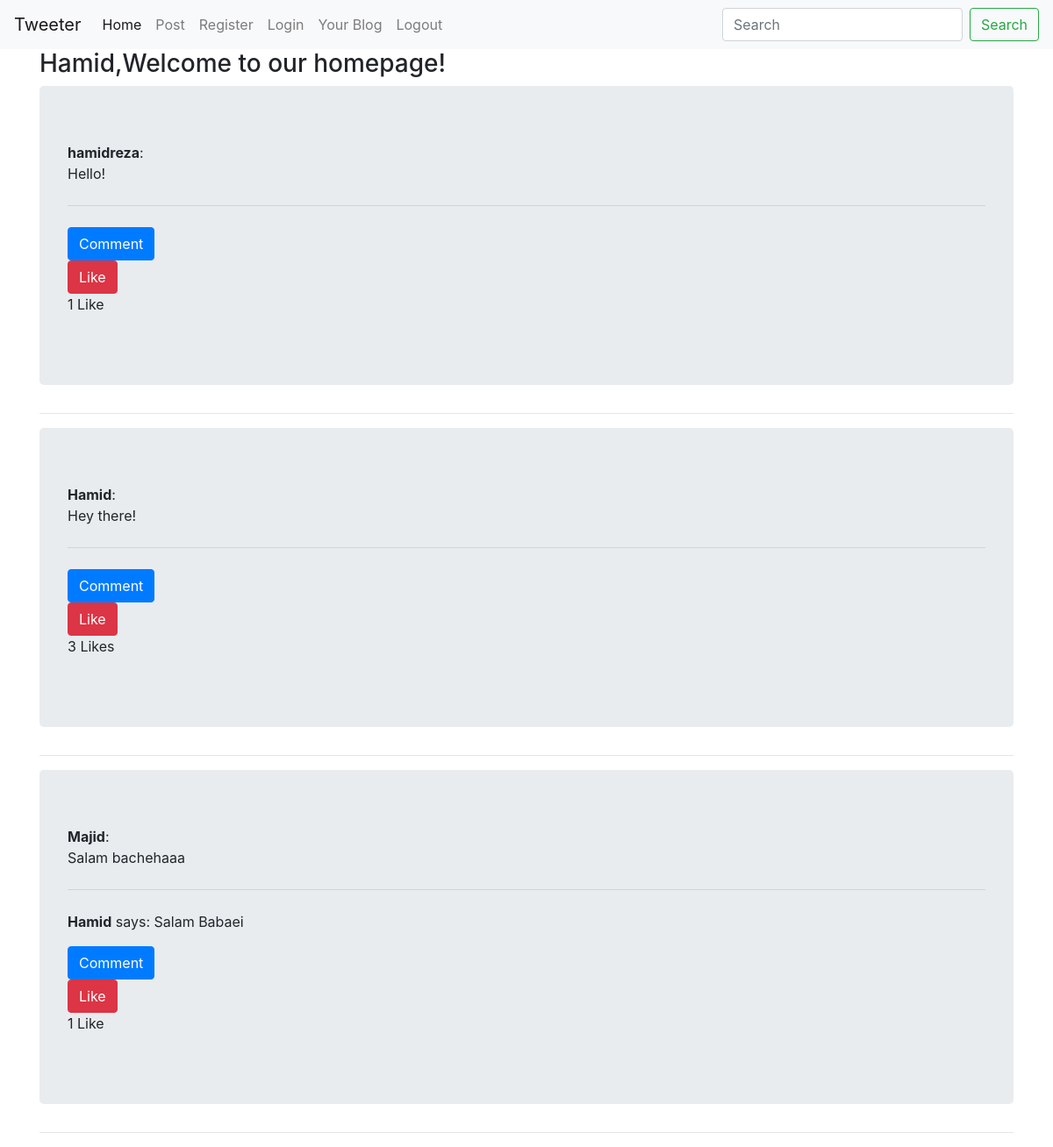
The app's page / (signed in) with its own data.
### tweets/models.py (models this page shows, shortened)
class Post(models.Model):
    content = models.TextField()
    pub_date = models.DateTimeField(auto_now_add=True, null=True, blank=True)
    user = models.ForeignKey(User, on_delete=models.CASCADE)
    is_liked = False

class Comment(models.Model):
    content = models.TextField()
    post = models.ForeignKey(Post, on_delete=models.CASCADE)
    user = models.ForeignKey(User, on_delete=models.CASCADE)
    pub_date = models.DateTimeField(auto_now_add=True, null=True, blank=True)
    def __str__(self):
        return self.user.username

### tweets/views.py (the view, shortened to what this page needs)
# urls.py: path('', views.index, name='index'),
def index(request):
    recent_tweets = Post.objects.all().order_by('-pub_date')[:6]
    return render(request, 'tweets/index.html', {'recent_tweets': recent_tweets})

### tweets/templates/tweets/index.html (shortened to what this page needs)
{% extends 'base.html' %}
{% block content %}
{% if request.user.is_authenticated %}
<div class="container">
    <h3>{{user.username}},Welcome to our homepage!</h3>
    {% for tweet in recent_tweets %}
    <div class="jumbotron">
        <b>{{tweet.user.username}}</b>:
        <p>{{tweet.content}}</p>
        <hr class="my-4">
        {% if tweet.comment_set %}
        {% for c in tweet.comment_set.all %}
        <p><b>{{c}}</b> says: {{c.content}}</p>
        {% endfor %}
        {% endif %}
        <a class="btn btn-primary " href="{% url 'tweets:comment' tweet.id %}" role="button">Comment</a>
        <form action="{% url 'tweets:index' %}" method="post">
            {% if tweet.is_liked %}
            <button class="btn btn-danger" name="post_id" value="{{tweet.id}}">Dislike</button>
            {% else %}
            <button class="btn btn-danger" name="post_id" value="{{tweet.id}}">Like</button>
            {% endif %}
        </form>
        <p>{{tweet.likes_set.count}} Like{{tweet.likes_set.count|pluralize}}</p>
    </div>
    <hr>
    {% endfor %}
{% endif %}
{% endblock %}

### tweets/templates/base.html (shortened to what this page needs)
<!DOCTYPE html>
<html lang="en">
<head>
    {% include 'base/css.html' %}
</head>
<body>
    {% include 'base/navbar.html' with brand_name='Tweeter' %}
    {% block content %}{% endblock %}
</body>
</html>

### tweets/templates/base/css.html (shortened to what this page needs)
<link rel="stylesheet" href="https://stackpath.bootstrapcdn.com/bootstrap/4.3.1/css/bootstrap.min.css"
>

### tweets/templates/base/navbar.html (shortened to what this page needs)
{% url 'tweets:index' as index_url %}
{% url 'tweets:user' as user_url %}
{% url 'tweets:register' as register_url %}
{% url 'tweets:login' as login_url %}
{% url 'tweets:logout' as logout_url %}
{% url 'tweets:post' as post_url %}
<nav class="navbar navbar-expand-lg navbar-light bg-light">
    <a class="navbar-brand" href="{% url 'tweets:index' %}">{% if brand_name %}{{brand_name}}{% else %}No brand name{% endif %}</a>
    <div class="collapse navbar-collapse" id="navbarSupportedContent">
        <ul class="navbar-nav mr-auto">
            <li class="nav-item {% if request.path == index_url %} active{% endif %}">
                <a class="nav-link" href="{{index_url}}">Home</a>
            </li>
            {% if request.user.is_authenticated %}
            <li class="nav-item {% if request.path == post_url %} active{% endif %}">
                <a class="nav-link" href="{{post_url}}">Post</a>
            </li>
            {% endif %}
            <li class="nav-item {% if request.path == register_url %} active{% endif %}">
                <a class="nav-link" href="{{register_url}}">Register</a>
            </li>
            <li class="nav-item {% if request.path == login_url %} active{% endif %}">
                <a class="nav-link" href="{{login_url}}">Login</a>
            </li>
            {% if request.user.is_authenticated %}
            <li class="nav-item {% if request.path == user_url %} active{% endif %}">
                <a class="nav-link" href="{{user_url}}">Your Blog</a>
            </li>
            <li class="nav-item {% if request.path == logout_url %} active{% endif %}">
                <a class="nav-link" href="{{logout_url}}">Logout</a>
            </li>
            {% endif %}
        </ul>
        <form class="form-inline my-2 my-lg-0">
            <input class="form-control mr-sm-2" type="search" placeholder="Search" aria-label="Search">
            <button class="btn btn-outline-success my-2 my-sm-0" type="submit">Search</button>
        </form>
    </div>
</nav>

### records on screen
Post: user.username "hamidreza", content "Hello!", likes_set.count "1"
Post: user.username "Hamid", content "Hey there!", likes_set.count "3"
Post: user.username "Majid", content "Salam bachehaaa", likes_set.count "1"
Comment: user.username "Hamid", content "Salam Babaei"

### other values on screen
{{ brand_name }} "Tweeter"
{{ user.username }} "Hamid"
